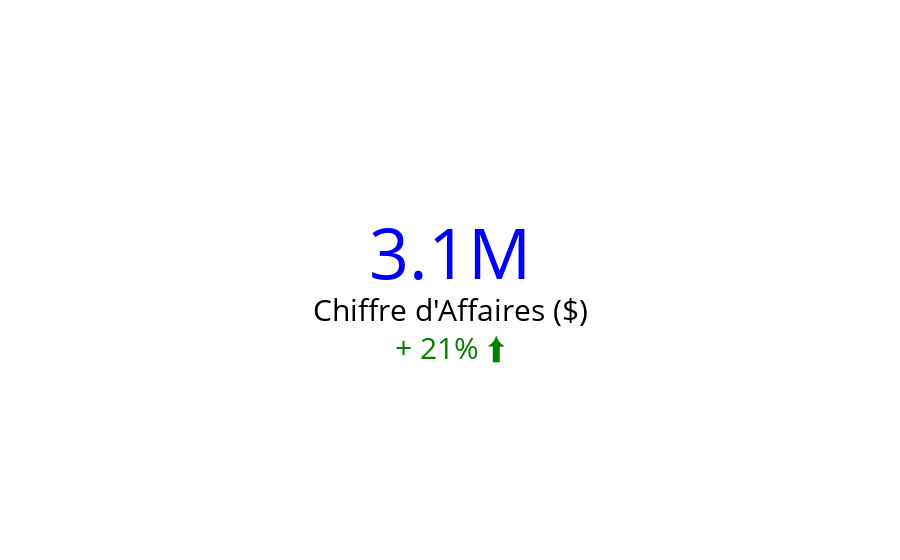

Here is the notebook cell this chart was saved with:
### Markdown cell above
### Amount of sales

### Code cell
target_goal = filtred_sales.loc[filtred_sales['Date'].dt.date <= dashboard_date, target].sum()
score = amount / target_goal -1

if score > 0:
    color = "green"
    text_score = '+ {}% ⬆︎'.format(int(score*100))
else:
    color = "red"
    text_score = '{}% ⬇︎'.format(int(score*100))   

# create a white pie
fig = go.Figure(go.Pie(values = [0,0]))
# add annotation
fig.update_layout(
    annotations = [
        dict(
            x=0.5,
            y=0.45,
            text="Chiffre d'Affaires ($)" if metric=="sales_2020" else "Bénéfices",
            showarrow=False,
            font=dict(
                size=30,
                color="#000000"
            )
        ),
        dict(
            x=0.5,
            y=0.60,
            text='{}'.format(millify(amount)),
            showarrow=False,
            font=dict(
                size=70,
                color="blue"
            )
        ),
        dict(
            x=0.5,
            y=0.35,
            text=text_score,
            showarrow=False,
#             bgcolor="#ff7f0e",
            font=dict(
                size=30,
                color=color
            )
        )
    ]
)

### Figure 1 — Plotly figure (JSON) as saved in the notebook; plotly's stock layout.template omitted (floating-point values rounded to 4 significant figures)
{"data": [{"type": "pie", "values": [0, 0]}], "layout": {"annotations": [{"font": {"color": "#000000", "size": 30}, "showarrow": false, "text": "Chiffre d'Affaires ($)", "x": 0.5, "y": 0.45}, {"font": {"color": "blue", "size": 70}, "showarrow": false, "text": "3.1M", "x": 0.5, "y": 0.6}, {"font": {"color": "green", "size": 30}, "showarrow": false, "text": "+ 21% ⬆︎", "x": 0.5, "y": 0.35}]}}
